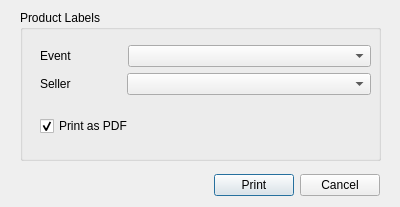
<?xml version="1.0" encoding="UTF-8"?>
<ui version="4.0">
 <class>Labelprintwidget</class>
 <widget class="QDialog" name="Labelprintwidget">
  <property name="geometry">
   <rect>
    <x>0</x>
    <y>0</y>
    <width>400</width>
    <height>207</height>
   </rect>
  </property>
  <property name="windowTitle">
   <string>PrintLabel</string>
  </property>
  <widget class="QGroupBox" name="labelprintgroup">
   <property name="geometry">
    <rect>
     <x>20</x>
     <y>10</y>
     <width>361</width>
     <height>151</height>
    </rect>
   </property>
   <property name="title">
    <string>Product Labels</string>
   </property>
   <widget class="QWidget" name="">
    <property name="geometry">
     <rect>
      <x>20</x>
      <y>20</y>
      <width>331</width>
      <height>121</height>
     </rect>
    </property>
    <layout class="QVBoxLayout" name="verticalLayout_2">
     <item>
      <layout class="QVBoxLayout" name="verticalLayout">
       <item>
        <layout class="QHBoxLayout" name="horizontalLayout_2" stretch="0,0,1">
         <item>
          <widget class="QLabel" name="eventlvl">
           <property name="text">
            <string>Event</string>
           </property>
          </widget>
         </item>
         <item>
          <spacer name="horizontalSpacer_3">
           <property name="orientation">
            <enum>Qt::Horizontal</enum>
           </property>
           <property name="sizeType">
            <enum>QSizePolicy::Preferred</enum>
           </property>
           <property name="sizeHint" stdset="0">
            <size>
             <width>50</width>
             <height>20</height>
            </size>
           </property>
          </spacer>
         </item>
         <item>
          <widget class="QComboBox" name="eventcombobox"/>
         </item>
        </layout>
       </item>
       <item>
        <layout class="QHBoxLayout" name="horizontalLayout" stretch="0,0,1">
         <item>
          <widget class="QLabel" name="sellerlbl">
           <property name="text">
            <string>Seller</string>
           </property>
          </widget>
         </item>
         <item>
          <spacer name="horizontalSpacer_2">
           <property name="orientation">
            <enum>Qt::Horizontal</enum>
           </property>
           <property name="sizeType">
            <enum>QSizePolicy::Preferred</enum>
           </property>
           <property name="sizeHint" stdset="0">
            <size>
             <width>50</width>
             <height>20</height>
            </size>
           </property>
          </spacer>
         </item>
         <item>
          <widget class="QComboBox" name="sellercombobox"/>
         </item>
        </layout>
       </item>
      </layout>
     </item>
     <item>
      <widget class="QCheckBox" name="createpdfcheckbox">
       <property name="text">
        <string>Print as PDF</string>
       </property>
       <property name="checked">
        <bool>true</bool>
       </property>
      </widget>
     </item>
    </layout>
   </widget>
  </widget>
  <widget class="QWidget" name="">
   <property name="geometry">
    <rect>
     <x>20</x>
     <y>170</y>
     <width>360</width>
     <height>30</height>
    </rect>
   </property>
   <layout class="QHBoxLayout" name="horizontalLayout_3">
    <item>
     <spacer name="horizontalSpacer">
      <property name="orientation">
       <enum>Qt::Horizontal</enum>
      </property>
      <property name="sizeHint" stdset="0">
       <size>
        <width>158</width>
        <height>20</height>
       </size>
      </property>
     </spacer>
    </item>
    <item>
     <widget class="QPushButton" name="printbtn">
      <property name="text">
       <string>Print</string>
      </property>
     </widget>
    </item>
    <item>
     <widget class="QPushButton" name="cancelbtn">
      <property name="text">
       <string>Cancel</string>
      </property>
     </widget>
    </item>
   </layout>
  </widget>
 </widget>
 <resources/>
 <connections>
  <connection>
   <sender>cancelbtn</sender>
   <signal>clicked()</signal>
   <receiver>Labelprintwidget</receiver>
   <slot>close()</slot>
   <hints>
    <hint type="sourcelabel">
     <x>334</x>
     <y>263</y>
    </hint>
    <hint type="destinationlabel">
     <x>199</x>
     <y>149</y>
    </hint>
   </hints>
  </connection>
 </connections>
</ui>
